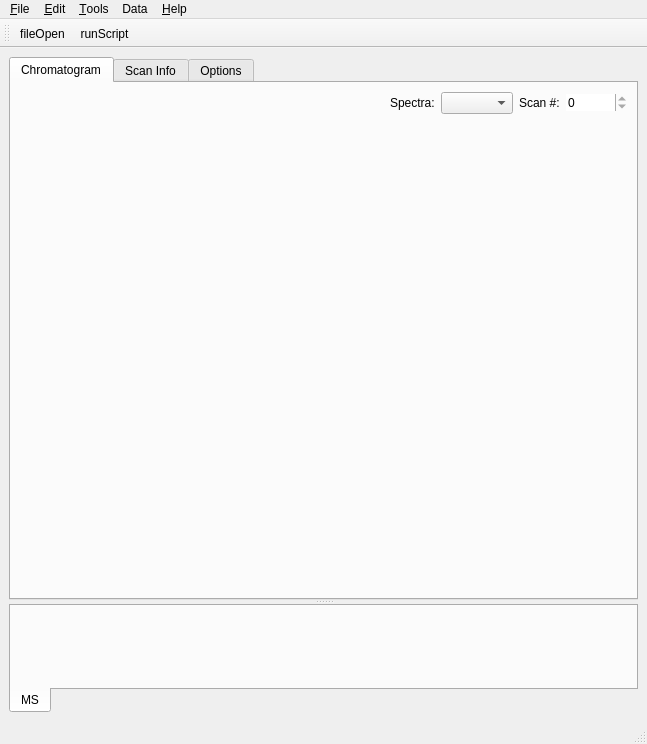
<ui version="4.0" >
 <class>MainWindow</class>
 <widget class="QMainWindow" name="MainWindow" >
  <property name="geometry" >
   <rect>
    <x>0</x>
    <y>0</y>
    <width>647</width>
    <height>744</height>
   </rect>
  </property>
  <property name="minimumSize" >
   <size>
    <width>0</width>
    <height>25</height>
   </size>
  </property>
  <property name="font" >
   <font>
    <family>Arial</family>
    <weight>50</weight>
    <bold>false</bold>
   </font>
  </property>
  <property name="windowTitle" >
   <string>mzViewer</string>
  </property>
  <property name="windowIcon" >
   <iconset>
    <normaloff>:/new/prefix1/icons/games.png</normaloff>:/new/prefix1/icons/games.png</iconset>
  </property>
  <widget class="QWidget" name="centralwidget" >
   <layout class="QVBoxLayout" name="verticalLayout_2" >
    <item>
     <widget class="QSplitter" name="splitter" >
      <property name="orientation" >
       <enum>Qt::Vertical</enum>
      </property>
      <widget class="QTabWidget" name="chromTabWidget" >
       <property name="currentIndex" >
        <number>0</number>
       </property>
       <widget class="QWidget" name="chromTab" >
        <attribute name="title" >
         <string>Chromatogram</string>
        </attribute>
        <layout class="QVBoxLayout" name="verticalLayout" >
         <item>
          <layout class="QHBoxLayout" name="horizontalLayout_3" >
           <item>
            <spacer name="horizontalSpacer" >
             <property name="orientation" >
              <enum>Qt::Horizontal</enum>
             </property>
             <property name="sizeHint" stdset="0" >
              <size>
               <width>40</width>
               <height>20</height>
              </size>
             </property>
            </spacer>
           </item>
           <item>
            <layout class="QHBoxLayout" name="horizontalLayout_2" >
             <item>
              <widget class="QLabel" name="label_2" >
               <property name="text" >
                <string>Spectra:</string>
               </property>
              </widget>
             </item>
             <item>
              <widget class="QComboBox" name="spectra_CB" >
               <property name="sizeAdjustPolicy" >
                <enum>QComboBox::AdjustToContents</enum>
               </property>
              </widget>
             </item>
            </layout>
           </item>
           <item>
            <layout class="QHBoxLayout" name="horizontalLayout" >
             <item>
              <widget class="QLabel" name="label" >
               <property name="text" >
                <string>Scan #:</string>
               </property>
              </widget>
             </item>
             <item>
              <widget class="QSpinBox" name="scanSBox" >
               <property name="frame" >
                <bool>false</bool>
               </property>
               <property name="readOnly" >
                <bool>true</bool>
               </property>
               <property name="maximum" >
                <number>10000000</number>
               </property>
              </widget>
             </item>
            </layout>
           </item>
          </layout>
         </item>
         <item>
          <widget class="MPL_Widget" native="1" name="chromWidget" />
         </item>
        </layout>
       </widget>
       <widget class="QWidget" name="scanInfoTab" >
        <attribute name="title" >
         <string>Scan Info</string>
        </attribute>
        <layout class="QHBoxLayout" >
         <item>
          <widget class="QTableWidget" name="tableWidget" >
           <property name="rowCount" >
            <number>20</number>
           </property>
           <property name="columnCount" >
            <number>2</number>
           </property>
           <row/>
           <row/>
           <row/>
           <row/>
           <row/>
           <row/>
           <row/>
           <row/>
           <row/>
           <row/>
           <row/>
           <row/>
           <row/>
           <row/>
           <row/>
           <row/>
           <row/>
           <row/>
           <row/>
           <row/>
           <column/>
           <column/>
          </widget>
         </item>
        </layout>
       </widget>
       <widget class="QWidget" name="tab" >
        <attribute name="title" >
         <string>Options</string>
        </attribute>
        <widget class="QWidget" name="" >
         <property name="geometry" >
          <rect>
           <x>10</x>
           <y>20</y>
           <width>228</width>
           <height>164</height>
          </rect>
         </property>
         <layout class="QVBoxLayout" name="verticalLayout_5" >
          <item>
           <layout class="QHBoxLayout" name="horizontalLayout_5" >
            <item>
             <layout class="QVBoxLayout" name="verticalLayout_4" >
              <item>
               <layout class="QHBoxLayout" name="_3" >
                <item>
                 <widget class="QLabel" name="label_13" >
                  <property name="layoutDirection" >
                   <enum>Qt::LeftToRight</enum>
                  </property>
                  <property name="text" >
                   <string>m/z Lo:</string>
                  </property>
                 </widget>
                </item>
                <item>
                 <widget class="QDoubleSpinBox" name="mzLo_SB" >
                  <property name="decimals" >
                   <number>3</number>
                  </property>
                  <property name="minimum" >
                   <double>1.000000000000000</double>
                  </property>
                  <property name="maximum" >
                   <double>100000.000000000000000</double>
                  </property>
                  <property name="singleStep" >
                   <double>0.050000000000000</double>
                  </property>
                  <property name="value" >
                   <double>650.000000000000000</double>
                  </property>
                 </widget>
                </item>
               </layout>
              </item>
              <item>
               <layout class="QHBoxLayout" name="_4" >
                <item>
                 <widget class="QLabel" name="label_14" >
                  <property name="text" >
                   <string>m/z Hi:</string>
                  </property>
                 </widget>
                </item>
                <item>
                 <widget class="QDoubleSpinBox" name="mzHi_SB" >
                  <property name="toolTip" >
                   <string>If this value is set to -1 then a TIC starting from m/z Lo will be returned</string>
                  </property>
                  <property name="decimals" >
                   <number>3</number>
                  </property>
                  <property name="minimum" >
                   <double>1.000000000000000</double>
                  </property>
                  <property name="maximum" >
                   <double>100000.000000000000000</double>
                  </property>
                  <property name="singleStep" >
                   <double>0.050000000000000</double>
                  </property>
                  <property name="value" >
                   <double>750.000000000000000</double>
                  </property>
                 </widget>
                </item>
               </layout>
              </item>
              <item>
               <layout class="QHBoxLayout" name="_5" >
                <item>
                 <widget class="QPushButton" name="getXIC_Btn" >
                  <property name="toolTip" >
                   <string>&lt;html>&lt;head>&lt;meta name="qrichtext" content="1" />&lt;style type="text/css">
p, li { white-space: pre-wrap; }
&lt;/style>&lt;/head>&lt;body style=" font-family:'MS Shell Dlg 2'; font-size:8.25pt; font-weight:400; font-style:normal;">
&lt;p style=" margin-top:0px; margin-bottom:0px; margin-left:0px; margin-right:0px; -qt-block-indent:0; text-indent:0px;">Create an EIC for all members within a selected group.&lt;/p>&lt;/body>&lt;/html></string>
                  </property>
                  <property name="text" >
                   <string>Fetch XIC</string>
                  </property>
                 </widget>
                </item>
                <item>
                 <spacer>
                  <property name="orientation" >
                   <enum>Qt::Horizontal</enum>
                  </property>
                  <property name="sizeHint" stdset="0" >
                   <size>
                    <width>40</width>
                    <height>20</height>
                   </size>
                  </property>
                 </spacer>
                </item>
               </layout>
              </item>
              <item>
               <layout class="QHBoxLayout" name="horizontalLayout_4" >
                <item>
                 <widget class="QLabel" name="label_3" >
                  <property name="text" >
                   <string>Current XIC:</string>
                  </property>
                 </widget>
                </item>
                <item>
                 <widget class="QComboBox" name="xicList_CB" >
                  <property name="sizeAdjustPolicy" >
                   <enum>QComboBox::AdjustToContents</enum>
                  </property>
                  <item>
                   <property name="text" >
                    <string>None</string>
                   </property>
                  </item>
                 </widget>
                </item>
               </layout>
              </item>
             </layout>
            </item>
            <item>
             <spacer name="horizontalSpacer_2" >
              <property name="orientation" >
               <enum>Qt::Horizontal</enum>
              </property>
              <property name="sizeHint" stdset="0" >
               <size>
                <width>40</width>
                <height>20</height>
               </size>
              </property>
             </spacer>
            </item>
           </layout>
          </item>
          <item>
           <spacer name="verticalSpacer" >
            <property name="orientation" >
             <enum>Qt::Vertical</enum>
            </property>
            <property name="sizeHint" stdset="0" >
             <size>
              <width>20</width>
              <height>40</height>
             </size>
            </property>
           </spacer>
          </item>
         </layout>
        </widget>
       </widget>
      </widget>
      <widget class="QTabWidget" name="spectrumTabWidget" >
       <property name="tabPosition" >
        <enum>QTabWidget::South</enum>
       </property>
       <property name="currentIndex" >
        <number>0</number>
       </property>
       <widget class="QWidget" name="mzTab" >
        <attribute name="title" >
         <string>MS</string>
        </attribute>
        <layout class="QVBoxLayout" name="verticalLayout_3" >
         <item>
          <widget class="MPL_Widget" native="1" name="mzWidget" >
           <property name="enabled" >
            <bool>true</bool>
           </property>
          </widget>
         </item>
        </layout>
       </widget>
      </widget>
     </widget>
    </item>
   </layout>
  </widget>
  <widget class="QMenuBar" name="menubar" >
   <property name="geometry" >
    <rect>
     <x>0</x>
     <y>0</y>
     <width>647</width>
     <height>22</height>
    </rect>
   </property>
   <property name="font" >
    <font>
     <family>Arial</family>
     <weight>50</weight>
     <bold>false</bold>
    </font>
   </property>
   <widget class="QMenu" name="menuFile" >
    <property name="title" >
     <string>&amp;File</string>
    </property>
    <addaction name="action_Open" />
    <addaction name="action_Exit" />
   </widget>
   <widget class="QMenu" name="menu_Edit" >
    <property name="title" >
     <string>&amp;Edit</string>
    </property>
    <addaction name="action_Cut" />
    <addaction name="action_Paste" />
   </widget>
   <widget class="QMenu" name="menu_Tools" >
    <property name="title" >
     <string>&amp;Tools</string>
    </property>
   </widget>
   <widget class="QMenu" name="menu_Help" >
    <property name="title" >
     <string>&amp;Help</string>
    </property>
    <addaction name="actionAbout" />
    <addaction name="actionHints" />
   </widget>
   <widget class="QMenu" name="menuData" >
    <property name="title" >
     <string>Data</string>
    </property>
   </widget>
   <addaction name="menuFile" />
   <addaction name="menu_Edit" />
   <addaction name="menu_Tools" />
   <addaction name="menuData" />
   <addaction name="menu_Help" />
  </widget>
  <widget class="QStatusBar" name="statusbar" />
  <widget class="QToolBar" name="toolBar" >
   <property name="minimumSize" >
    <size>
     <width>12</width>
     <height>25</height>
    </size>
   </property>
   <property name="windowTitle" >
    <string>toolBar</string>
   </property>
   <attribute name="toolBarArea" >
    <enum>TopToolBarArea</enum>
   </attribute>
   <attribute name="toolBarBreak" >
    <bool>false</bool>
   </attribute>
   <addaction name="actionFileOpen" />
   <addaction name="actionRunScript" />
  </widget>
  <action name="action_Edit" >
   <property name="text" >
    <string>&amp;Edit</string>
   </property>
  </action>
  <action name="action_Tools" >
   <property name="icon" >
    <iconset>
     <normaloff>:/new/prefix1/icons/Service Manager.png</normaloff>:/new/prefix1/icons/Service Manager.png</iconset>
   </property>
   <property name="text" >
    <string>&amp;Tools</string>
   </property>
  </action>
  <action name="actionFileOpen" >
   <property name="icon" >
    <iconset>
     <normaloff>:/new/prefix1/icons/fileopen.png</normaloff>:/new/prefix1/icons/fileopen.png</iconset>
   </property>
   <property name="text" >
    <string>fileOpen</string>
   </property>
   <property name="toolTip" >
    <string>Open File</string>
   </property>
  </action>
  <action name="actionFileSave" >
   <property name="icon" >
    <iconset>
     <normaloff>:/new/prefix1/icons/filesave2.png</normaloff>:/new/prefix1/icons/filesave2.png</iconset>
   </property>
   <property name="text" >
    <string>fileSave</string>
   </property>
   <property name="toolTip" >
    <string>Save File</string>
   </property>
  </action>
  <action name="actionFileSaveAs" >
   <property name="icon" >
    <iconset>
     <normaloff>:/new/prefix1/icons/filesaveas.png</normaloff>:/new/prefix1/icons/filesaveas.png</iconset>
   </property>
   <property name="text" >
    <string>fileSaveAs</string>
   </property>
  </action>
  <action name="actionNewFile" >
   <property name="icon" >
    <iconset>
     <normaloff>:/new/prefix1/icons/filenew.png</normaloff>:/new/prefix1/icons/filenew.png</iconset>
   </property>
   <property name="text" >
    <string>newFile</string>
   </property>
   <property name="toolTip" >
    <string>New File</string>
   </property>
  </action>
  <action name="actionTools" >
   <property name="icon" >
    <iconset>
     <normaloff>:/new/prefix1/icons/Service Manager.png</normaloff>:/new/prefix1/icons/Service Manager.png</iconset>
   </property>
   <property name="text" >
    <string>Transfer</string>
   </property>
   <property name="iconText" >
    <string>Transfer</string>
   </property>
   <property name="toolTip" >
    <string>Tools</string>
   </property>
  </action>
  <action name="action_getSelection" >
   <property name="icon" >
    <iconset>
     <normaloff>:/new/prefix1/icons/kspread_ksp.png</normaloff>:/new/prefix1/icons/kspread_ksp.png</iconset>
   </property>
   <property name="text" >
    <string>getSelection</string>
   </property>
   <property name="toolTip" >
    <string>Get Table Selection</string>
   </property>
  </action>
  <action name="actionClear" >
   <property name="icon" >
    <iconset>
     <normaloff>:/new/prefix1/icons/cleanlarge.png</normaloff>:/new/prefix1/icons/cleanlarge.png</iconset>
   </property>
   <property name="text" >
    <string>clear</string>
   </property>
   <property name="toolTip" >
    <string>Clear Data and Variables</string>
   </property>
  </action>
  <action name="action_New" >
   <property name="icon" >
    <iconset>
     <normaloff>:/new/prefix1/icons/filenew.png</normaloff>:/new/prefix1/icons/filenew.png</iconset>
   </property>
   <property name="text" >
    <string>&amp;New</string>
   </property>
   <property name="shortcut" >
    <string>Ctrl+N</string>
   </property>
  </action>
  <action name="action_Open" >
   <property name="icon" >
    <iconset>
     <normaloff>:/new/prefix1/icons/fileopen.png</normaloff>:/new/prefix1/icons/fileopen.png</iconset>
   </property>
   <property name="text" >
    <string>&amp;Open</string>
   </property>
   <property name="shortcut" >
    <string>Ctrl+O</string>
   </property>
  </action>
  <action name="action_Save" >
   <property name="icon" >
    <iconset>
     <normaloff>:/new/prefix1/icons/filesave2.png</normaloff>:/new/prefix1/icons/filesave2.png</iconset>
   </property>
   <property name="text" >
    <string>&amp;Save</string>
   </property>
   <property name="shortcut" >
    <string>Ctrl+S</string>
   </property>
  </action>
  <action name="actionSave_As" >
   <property name="icon" >
    <iconset>
     <normaloff>:/new/prefix1/icons/filesaveas.png</normaloff>:/new/prefix1/icons/filesaveas.png</iconset>
   </property>
   <property name="text" >
    <string>Save &amp;As</string>
   </property>
  </action>
  <action name="action_Exit" >
   <property name="icon" >
    <iconset>
     <normaloff>:/new/prefix1/icons/exit.png</normaloff>:/new/prefix1/icons/exit.png</iconset>
   </property>
   <property name="text" >
    <string>&amp;Exit</string>
   </property>
   <property name="shortcut" >
    <string>Ctrl+X</string>
   </property>
  </action>
  <action name="action_Clear" >
   <property name="icon" >
    <iconset>
     <normaloff>:/new/prefix1/icons/cleanlarge.png</normaloff>:/new/prefix1/icons/cleanlarge.png</iconset>
   </property>
   <property name="text" >
    <string>Clea&amp;r</string>
   </property>
  </action>
  <action name="action_Table_Selection" >
   <property name="icon" >
    <iconset>
     <normaloff>:/new/prefix1/icons/kspread_ksp.png</normaloff>:/new/prefix1/icons/kspread_ksp.png</iconset>
   </property>
   <property name="text" >
    <string>&amp;Table Selection</string>
   </property>
  </action>
  <action name="action_Cut" >
   <property name="icon" >
    <iconset>
     <normaloff>:/new/prefix1/icons/editcut.png</normaloff>:/new/prefix1/icons/editcut.png</iconset>
   </property>
   <property name="text" >
    <string>&amp;Cut</string>
   </property>
   <property name="shortcut" >
    <string>Ctrl+X</string>
   </property>
  </action>
  <action name="action_Paste" >
   <property name="icon" >
    <iconset>
     <normaloff>:/new/prefix1/icons/editpaste.png</normaloff>:/new/prefix1/icons/editpaste.png</iconset>
   </property>
   <property name="text" >
    <string>&amp;Paste</string>
   </property>
   <property name="shortcut" >
    <string>Ctrl+V</string>
   </property>
  </action>
  <action name="actionRunScript" >
   <property name="icon" >
    <iconset>
     <normaloff>:/new/prefix1/icons/software-development.png</normaloff>:/new/prefix1/icons/software-development.png</iconset>
   </property>
   <property name="text" >
    <string>runScript</string>
   </property>
   <property name="toolTip" >
    <string>Run Python Script</string>
   </property>
  </action>
  <action name="actionAbout" >
   <property name="icon" >
    <iconset>
     <normaloff>:/new/prefix1/icons/help.png</normaloff>:/new/prefix1/icons/help.png</iconset>
   </property>
   <property name="text" >
    <string>About</string>
   </property>
  </action>
  <action name="actionPlot" >
   <property name="icon" >
    <iconset>
     <normaloff>:/new/prefix1/icons/120px-Icon_Mathematical_Plot.svg.png</normaloff>:/new/prefix1/icons/120px-Icon_Mathematical_Plot.svg.png</iconset>
   </property>
   <property name="text" >
    <string>Plot</string>
   </property>
  </action>
  <action name="actionDelete" >
   <property name="icon" >
    <iconset>
     <normaloff>:/new/prefix1/icons/xkill.png</normaloff>:/new/prefix1/icons/xkill.png</iconset>
   </property>
   <property name="text" >
    <string>Delete</string>
   </property>
  </action>
  <action name="actionDeleteAll" >
   <property name="icon" >
    <iconset>
     <normaloff>:/new/prefix1/icons/xkill.png</normaloff>:/new/prefix1/icons/xkill.png</iconset>
   </property>
   <property name="text" >
    <string>DeleteAll</string>
   </property>
  </action>
  <action name="actionPlotItem" >
   <property name="icon" >
    <iconset>
     <normaloff>:/new/prefix1/icons/120px-Icon_Mathematical_Plot.svg.png</normaloff>:/new/prefix1/icons/120px-Icon_Mathematical_Plot.svg.png</iconset>
   </property>
   <property name="text" >
    <string>PlotItem</string>
   </property>
   <property name="iconText" >
    <string>Plot Item</string>
   </property>
   <property name="toolTip" >
    <string>Plot Item</string>
   </property>
  </action>
  <action name="actionHints" >
   <property name="text" >
    <string>Hints</string>
   </property>
  </action>
 </widget>
 <customwidgets>
  <customwidget>
   <class>MPL_Widget</class>
   <extends>QWidget</extends>
   <header location="global" >mpl_pyqt4_widget</header>
   <container>1</container>
  </customwidget>
 </customwidgets>
 <resources>
  <include location="SubPlot.qrc" />
 </resources>
 <connections/>
</ui>
